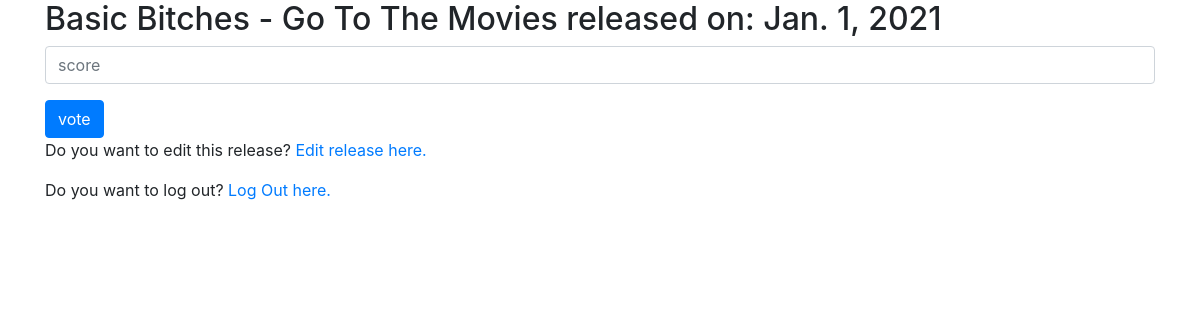
The page /releases/14 (signed in) on the database its author committed.
### ReleasesApp/models.py (models this page shows, shortened)
class Release(models.Model):
    release_date = models.DateField()
    title = CharField(max_length=100)
    artist = CharField(max_length=100)

### ReleasesApp/views.py (the view)
# urls.py: path('releases/<int:releaseid>', views.release_view, name="release"),
def release_view(request, releaseid):
    if request.user.is_authenticated:
        release = Release.objects.get(id=releaseid)
        if request.method == "POST":
            vote(request, releaseid)
            return render(request, "releases/release.html",{
                "id": release.id,
                "title": release.title,
                "artist": release.artist,
                "release_date": release.release_date,
                })
        elif release:
            return render(request, "releases/release.html",{
                "id": release.id,
                "title": release.title,
                "artist": release.artist,
                "release_date": release.release_date,
                })
        else:
            return render(request, "releases/releases.html")

### ReleasesApp/templates/releases/release.html (shortened to what this page needs)
{% extends "releases/layout.html" %}
{% block body %}
    <h2> {{ artist }} - {{ title }} released on: {{release_date}}</h2>
    <form action="{% url 'release' id %}" method="post">
        <div class="form-group">
            <input class="form-control" type="number" name="score" placeholder="score">
        </div>
        <input class="btn btn-primary" type="submit" value="vote">
    </form>
    <p>Do you want to edit this release? <a href="{% url 'edit_release' id %}">Edit release here.</a> </p>
    <p>Do you want to log out? <a href="{% url 'login' %}">Log Out here.</a> </p>
{% endblock %}

### rows shown on the page
Release: artist "Basic Bitches", title "Go To The Movies", release_date "Jan. 1, 2021"
